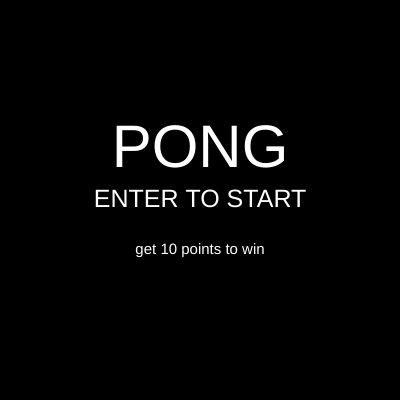
Frame 1 (no input)
Frame 60 (no input): identical to frame 1, image omitted
Frame 120 (the mouse pressed at the canvas centre since frame 60): identical to frame 1, image omitted

The p5.js sketch that drew this single still picture (run headless with seeded random() and noise() and a simulated clock; from frame 60 on, the mouse is pressed at the canvas centre):

// p5.js sketch
// ── sketch.js
// this is responsible for the speed and location of the ball
var xCircle = 60;
var yCircle = Math.floor(Math.random() * 300) + 50;
var xSpeed = (-2, -2);
var ySpeed = (2, 6);
var score = 0;

// these are the dimensions of the rectangular platform
var rectangular_platform_lmaoWidth = 120;
var rectangular_platform_lmaoHeight = 12;

// this is the position of the platforms
var rectangular_platform_lmao1X = (400 - rectangular_platform_lmaoWidth) / 2;
var rectangular_platform_lmao2X = (400 - rectangular_platform_lmaoWidth) / 2;

let mode = "title";

function setup() {
  createCanvas(400, 400);
  textAlign(CENTER, CENTER);
}

//this is the whole game/page
function draw() {
  if (mode == "title") {
    titleScreen();
  } else if (mode == "end") {
    endScreen();
  } else if (mode == "gameplay") {
    background(0);

    // these are the data for the platforms
    fill("#ffffff");
    rect(
      rectangular_platform_lmao1X,
      390 - rectangular_platform_lmaoHeight,
      rectangular_platform_lmaoWidth,
      rectangular_platform_lmaoHeight
    ); // bottom platform
    rect(
      rectangular_platform_lmao2X,
      10,
      rectangular_platform_lmaoWidth,
      rectangular_platform_lmaoHeight
    ); // top

    move();
    display();
    bounce();
    rectangular_platform_lmao();

    //Scoreboard text
    fill("#ffffff");
    textSize(24);
    text("Points: " + score, 10, height / 2, width - 25);

    // this checks if the score has reached 10 points
    if (score >= 10) {
      mode = "end";
    }

    // Keybinds for moving platforms and stops it if it reaches the boundary
    if (keyIsDown(LEFT_ARROW)) {
      if (rectangular_platform_lmao1X > 0) {
        rectangular_platform_lmao1X -= 5;
      }
    }
    if (keyIsDown(RIGHT_ARROW)) {
      if (rectangular_platform_lmao1X < 400 - rectangular_platform_lmaoWidth) {
        rectangular_platform_lmao1X += 5;
      }
    }
    if (keyIsDown(65)) {
      // letter a
      if (rectangular_platform_lmao2X > 0) {
        rectangular_platform_lmao2X -= 5;
      }
    }
    if (keyIsDown(68)) {
      // d
      if (rectangular_platform_lmao2X < 400 - rectangular_platform_lmaoWidth) {
        rectangular_platform_lmao2X += 5;
      }
    }
  }
}

// this is the ball movement functions
function move() {
  xCircle += xSpeed;
  yCircle += ySpeed;
}

function bounce() {
  if (xCircle < 10 || xCircle > 400 - 10) {
    xSpeed *= -1;
  }
  if (yCircle < 10 || yCircle > 400 - 10) {
    ySpeed *= -1;
  }
}

function display() {
  fill("#ffffff");
  ellipse(xCircle, yCircle, 20, 20);
}

// this is the part that is responsible for the collision of the ball with the platforms aka "box colision algorythim"
function rectangular_platform_lmao() {
  if (
    xCircle > rectangular_platform_lmao1X &&
    xCircle < rectangular_platform_lmao1X + rectangular_platform_lmaoWidth &&
    yCircle >= 375
  ) {
    xSpeed *= 1;
    ySpeed *= -1;
    score++;
  }
  if (
    xCircle > rectangular_platform_lmao2X &&
    xCircle < rectangular_platform_lmao2X + rectangular_platform_lmaoWidth &&
    yCircle <= 25
  ) {
    xSpeed *= 1;
    ySpeed *= -1;
    score++;
  }
}

//title screen
function titleScreen() {
  background(0);
  textSize(60);
  fill(255);
  text("PONG", width / 2, height / 2 - 50);
  textSize(25);
  fill(255);
  text("ENTER TO START", width / 2, height / 2);
  fill(255);
  textSize(15);
  text("get 10 points to win", width / 2, height / 2 + 50);
  if (keyCode === ENTER) {
    mode = "gameplay";
  }
}

//end screen
function endScreen() {
  background(0);
  textSize(60);
  fill(255);
  text("You Win", width / 2, height / 2 - 50);
  textSize(25);
  fill(255);
  text("ESC to title", width / 2, height / 2);
  fill(250);
  text("You obtained 10 points", width / 2, height / 2 + 50);
  if (keyCode === ESCAPE) {
    mode = "title";
    score = 0;
    xCircle = 60;
    yCircle = Math.floor(Math.random() * 300) + 50;
  }
}
